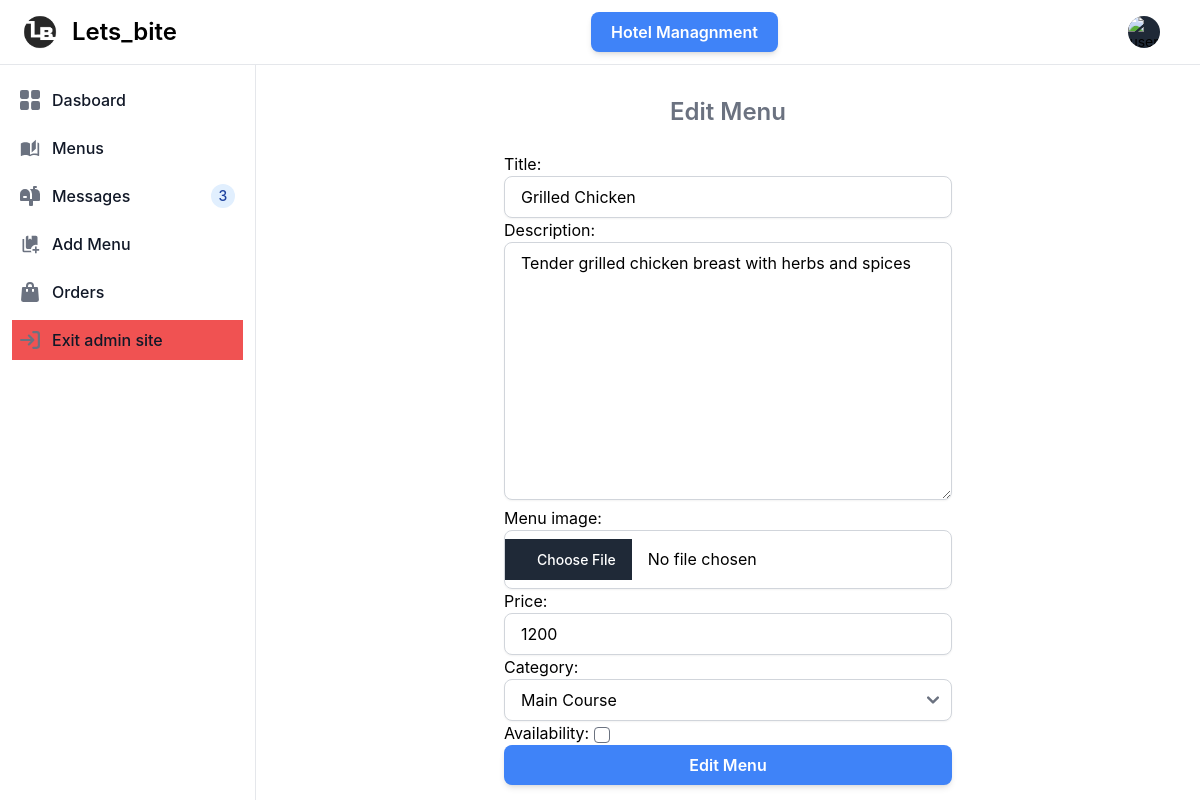
Screenshot of /hotel/menu_update/1 (signed in) with the database file from the repository.
### hotel/models.py (models this page shows, shortened)
class Menu(models.Model):
    class Category(models.TextChoices):
        Starter = 'Starter',
        Main_Course = 'Main Course',
        Dessert = 'Dessert',
        Beverage = 'Beverage',
    hotel = models.ForeignKey(Hotel,on_delete=models.CASCADE)
    title = models.CharField(max_length=200)
    description = models.TextField()
    menu_image = models.ImageField(upload_to='menu', default='hotel_default.png')
    price = models.IntegerField()
    category = models.CharField(max_length=50,choices=Category.choices, default=Category.Main_Course)
    availability = models.BooleanField(default=True)
    created_at = models.DateTimeField(auto_now_add=True)
    updated_at = models.DateTimeField(auto_now=True)

### hotel/views.py (the view, shortened to what this page needs)
# urls.py: path('menu_update/<pk>', MenuUpdateView.as_view() ,name='menu-update'),
class MenuUpdateView(UpdateView):
    model = Menu
    form_class = MenuForm
    template_name = 'hotel/menu_update.html'

### hotel/templates/hotel/menu_update.html (shortened to what this page needs)
{% extends 'hotel/hotel_base.html' %}
{% load static %}
{% block hotel %}
    <h1 class="text-2xl font-semibold text-center text-gray-500 mt-8 mb-6">Edit Menu</h1>
    <form method="POST" enctype="multipart/form-data" class="max-w-md mx-auto">
        {{ form }}
        <button type="submit"
            class="w-full bg-blue-500 hover:bg-blue-600 text-white font-semibold py-2 rounded-lg shadow-md transition duration-200">
            Edit Menu
        </button>
    </form
{% endblock %}

### rows the page displays
Menu: title "Grilled Chicken", description "Tender grilled chicken breast with herbs and spices", price "1200", category "Main Course"
